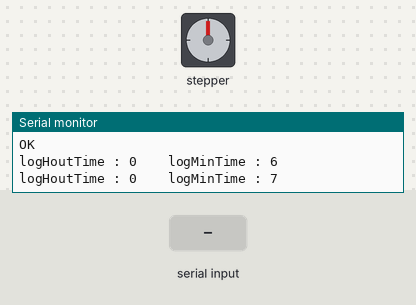
Bench run of a sketch on a simulated Arduino Uno, built with avr-gcc and run on an emulated ATmega328P. Parts: stepper motor, the last lines printed to the serial monitor. The inputs (shaded band) are chosen by the test bench. The modem accepts every AT command (registered, SIM ready, sends succeed) and sends nothing else; stepper angles assume 2048 steps per turn.

Above: at 7.2 s.
7.3 s: "O90\n" received over Serial
At 8.52 s:
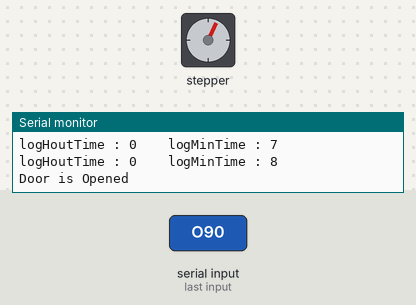
At 9.13 s:
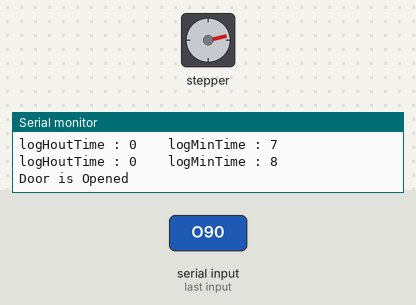
Timing chart, 0 to 19.3 s (numbered marks = the images above; inputs shaded):
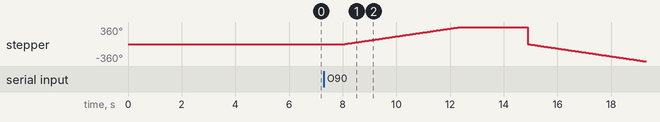

Measured:
- after the input at 7.3 s, stepper: turns 360° clockwise in 4.3 s, then 720° counter-clockwise in 4.3 s

The sketch:

esp8266_webserver.ino
```cpp
#include <SoftwareSerial.h>
#include <Stepper.h>

void stepping_motor_control();  //definition to controlling motor

#define DEBUG true

SoftwareSerial esp8266(2,3); // make RX Arduino line is pin 2, make TX Arduino line is pin 3.
                               // This means that you need to connect the TX line from the esp to the Arduino's pin 2
                               // and the RX line from the esp to the Arduino's pin 3
void setup()
{
  pinMode(13, 0);
  Serial.begin(9600);
  esp8266.begin(9600);         // your esp's baud rate might be different


  sendData("AT+RST\r\n",2000,DEBUG);              // reset module
  sendData("AT+CWMODE=2\r\n",1000,DEBUG);         // configure as access point
  sendData("AT+CIFSR\r\n",1000,DEBUG);            // get ip address
  sendData("AT+CIPMUX=1\r\n",1000,DEBUG);         // configure for multiple connections
  sendData("AT+CIPSERVER=1,80\r\n",1000,DEBUG);   // turn on server on port 80
}


String webpage="<h1>00 : 00 Server open</h1>";
int state=1;
char input;
unsigned long logTime;
String temp;
int logNum=1;

void loop()
{
  logTime=millis();
  logTime/=1000;
  Serial.print("logHoutTime : ");
  Serial.print(logTime/60);
  Serial.print("\t\tlogMinTime : ");
  Serial.println(logTime%60);


  //check if singnal came and update log
  //---------------------------------------
  if(Serial.available()){
    input=Serial.read();
    if(input=='O'){
      Serial.println("Door is Opened");
      webpage+="<h";
      webpage+=String(logNum);
      webpage+=">";
      webpage+=String(logTime/60);
      webpage+=" : ";
      webpage+=String(logTime%60);
      webpage+=" Door is Opened";
      webpage+="</h";
      webpage+=String(logNum);
      webpage+=">";
      state=0;
      stepping_motor_control(1);
    }else if(input=='M'){
      Serial.println("Manager Opened Door");
      webpage+="<h";
      webpage+=String(logNum);
      webpage+=">";
      webpage+=String(logTime/60);
      webpage+=" : ";
      webpage+=String(logTime%60);
      webpage+=" Manager Opened Door";
      webpage+="</h";
      webpage+=String(logNum);
      webpage+=">";
      state=0;
      stepping_motor_control(1);
    }else if(input=='X'){
      Serial.println("Wrong number Detected 3 Times");
      webpage+="<h";
      webpage+=String(logNum);
      webpage+=">";
      webpage+=String(logTime/60);
      webpage+=" : ";
      webpage+=String(logTime%60);
      webpage+=" Wrong number Detected 3 Times";
      webpage+="</h";
      webpage+=String(logNum);
      webpage+=">";
    }
  }


    if(state==0){
      delay(2000);
      stepping_motor_control(2);
      state=1;
    }
    //---------------------------------------


  if(esp8266.available()) // check if the esp is sending a message
  {
    /*
    while(esp8266.available())
    {
      // The esp has data so display its output to the serial window
      char c = esp8266.read(); // read the next character.
      Serial.write(c);
    } */

    if(esp8266.find("+IPD,"))
    {
     delay(1000);

     int connectionId = esp8266.read()-48; // subtract 48 because the read() function returns
                                           // the ASCII decimal value and 0 (the first decimal number) starts at 48


     String cipSend = "AT+CIPSEND=";
     cipSend += connectionId;
     cipSend += ",";
     cipSend +=webpage.length();
     cipSend +="\r\n";

     sendData(cipSend,1000,DEBUG);
     sendData(webpage,1000,DEBUG);


     /*
     webpage="<button>LED2</button>";

     cipSend = "AT+CIPSEND=";
     cipSend += connectionId;
     cipSend += ",";
     cipSend +=webpage.length();
     cipSend +="\r\n";

     sendData(cipSend,1000,DEBUG);
     sendData(webpage,1000,DEBUG);
     */

     String closeCommand = "AT+CIPCLOSE=";
     closeCommand+=connectionId; // append connection id
     closeCommand+="\r\n";

     sendData(closeCommand,3000,DEBUG);
    }


  }

  delay(1000);
}


String sendData(String command, const int timeout, boolean debug)
{
    String response = "";

    esp8266.print(command); // send the read character to the esp8266

    long int time = millis();

    while( (time+timeout) > millis())
    {
      while(esp8266.available())
      {

        // The esp has data so display its output to the serial window
        char c = esp8266.read(); // read the next character.
        response+=c;
      }
    }

    if(debug)
    {
      Serial.print(response);
    }

    return response;
}


void stepping_motor_control(int direct){
  int stepsPerRevolution=2048;                       // 2048:한바퀴(360도), 1024:반바퀴(180도), 512:1/4바퀴(90도)
  Stepper myStepper(stepsPerRevolution,11,9,10,8);  // 모터 드라이브에 연결된 핀 IN4, IN2, IN3, IN1
  myStepper.setSpeed(14);                            //스텝 모터 스피드 설정

  if(direct==1){
    myStepper.step(2048);             // 시계 반대 방향으로 한바퀴 회전
    delay(500);
  }else if(direct==2){
    myStepper.step(-2048);            // 시계 방향으로 한바퀴 회전
    delay(500);
  }else{
    Serial.println("?");
  }
}
```
